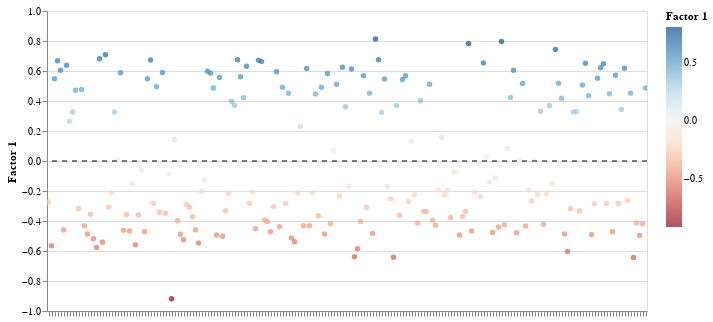

Here is the notebook cell this chart was saved with:
### Markdown cell above
### Factor Values

### Code cell
plot_factor(model, factor=1)

### Figure 1 — Vega specification as saved in the notebook (floating-point values rounded to 4 significant figures; data arrays with more than 128 entries replaced by an {"elided": "..."} marker saying what was removed)
{"$schema": "https://vega.github.io/schema/vega/v5.json", "data": [{"name": "param_21_store"}, {"name": "source_0", "values": {"elided": "200 records"}}, {"name": "source_1", "values": [{"y": 0}]}, {"name": "source_0_color_domain_Factor 1", "values": [{"min": -0.919, "max": 0.813}]}, {"name": "source_0_concat_0_x_domain_id", "values": {"elided": "200 records"}}], "signals": [{"name": "childHeight", "value": 300}, {"name": "unit", "value": {}, "on": [{"events": "pointermove", "update": "isTuple(group()) ? group() : unit"}]}, {"name": "param_21", "update": "{\"Factor 1\": param_21_Factor_1}"}, {"name": "param_21_Factor_1"}], "marks": [{"type": "group", "name": "concat_0_group", "encode": {"update": {"height": {"signal": "childHeight"}, "width": {"signal": "width"}}}, "signals": [{"name": "param_21_id", "on": [{"events": [{"source": "view", "type": "dblclick"}], "update": "null"}, {"events": {"signal": "param_21_translate_delta"}, "update": "panLinear(param_21_translate_anchor.extent_x, -param_21_translate_delta.x / width)"}, {"events": {"signal": "param_21_zoom_delta"}, "update": "zoomLinear(domain(\"concat_0_x\"), param_21_zoom_anchor.x, param_21_zoom_delta)"}]}, {"name": "param_21_Factor_1", "on": [{"events": [{"source": "view", "type": "dblclick"}], "update": "null"}, {"events": {"signal": "param_21_translate_delta"}, "update": "panLinear(param_21_translate_anchor.extent_y, param_21_translate_delta.y / childHeight)"}, {"events": {"signal": "param_21_zoom_delta"}, "update": "zoomLinear(domain(\"concat_0_y\"), param_21_zoom_anchor.y, param_21_zoom_delta)"}], "push": "outer"}, {"name": "param_21_tuple", "on": [{"events": [{"signal": "param_21_id || param_21_Factor_1"}], "update": "param_21_id && param_21_Factor_1 ? {unit: \"view_12\", fields: param_21_tuple_fields, values: [param_21_id,param_21_Factor_1]} : null"}]}, {"name": "param_21_tuple_fields", "value": [{"field": "id", "channel": "x", "type": "E"}, {"field": "Factor 1", "channel": "y", "type": "R"}]}, {"name": "param_21_translate_anchor", "value": {}, "on": [{"events": [{"source": "scope", "type": "pointerdown"}], "update": "{x: x(unit), y: y(unit), extent_x: domain(\"concat_0_x\"), extent_y: domain(\"concat_0_y\")}"}]}, {"name": "param_21_translate_delta", "value": {}, "on": [{"events": [{"source": "window", "between": [{"source": "scope", "type": "pointerdown"}, {"source": "window", "type": "pointerup"}], "type": "pointermove", "consume": true}], "update": "{x: param_21_translate_anchor.x - x(unit), y: param_21_translate_anchor.y - y(unit)}"}]}, {"name": "param_21_zoom_anchor", "on": [{"events": [{"source": "scope", "type": "wheel", "consume": true}], "update": "{x: invert(\"concat_0_x\", x(unit)), y: invert(\"concat_0_y\", y(unit))}"}]}, {"name": "param_21_zoom_delta", "on": [{"events": [{"source": "scope", "consume": true, "type": "wheel"}], "update": "pow(1.001, event.deltaY * pow(16, event.deltaMode))", "force": true}]}, {"name": "param_21_modify", "on": [{"events": {"signal": "param_21_tuple"}, "update": "modify(\"param_21_store\", param_21_tuple, true)"}]}], "marks": [{"type": "symbol", "name": "view_12_marks", "from": {"data": "source_0"}, "encode": {"update": {"tooltip": {"signal": "{\"id\": isValid(datum[\"id\"]) ? datum[\"id\"] : \"\"+datum[\"id\"], \"Factor 1\": format(datum[\"Factor 1\"], \"\")}"}, "x": {"field": "id", "scale": "concat_0_x"}, "fill": {"field": "Factor 1", "scale": "color"}, "opacity": {"value": 0.7}, "y": {"field": "Factor 1", "scale": "concat_0_y"}}}, "clip": true, "style": ["point"], "interactive": true}, {"type": "rule", "name": "concat_0_layer_1_marks", "from": {"data": "source_1"}, "encode": {"update": {"x": {"field": {"signal": null, "datum": null, "group": "width", "parent": null}}, "x2": {"value": 0}, "stroke": {"value": "black"}, "strokeDash": {"value": [5, 5]}, "y": {"field": "y", "scale": "concat_0_y"}}}, "interactive": false, "style": ["rule"], "clip": true}], "axes": [{"scale": "concat_0_y", "zindex": 0, "ticks": false, "orient": "left", "tickCount": {"signal": "ceil(childHeight/40)"}, "labels": false, "domain": false, "aria": false, "gridScale": "concat_0_x", "grid": true, "maxExtent": 0, "minExtent": 0}, {"scale": "concat_0_x", "orient": "bottom", "grid": false, "labelAngle": 270, "labelBaseline": "middle", "zindex": 0, "labelAlign": "right", "labels": false}, {"scale": "concat_0_y", "grid": false, "labelOverlap": true, "tickCount": {"signal": "ceil(childHeight/40)"}, "zindex": 0, "orient": "left", "title": "Factor 1"}], "style": "cell"}], "scales": [{"name": "color", "type": "linear", "domain": [{"signal": "(data(\"source_0_color_domain_Factor 1\")[0] || {}).min"}, {"signal": "(data(\"source_0_color_domain_Factor 1\")[0] || {}).max"}], "range": {"scheme": "redblue"}, "domainMid": 0, "interpolate": "hcl", "zero": false}, {"name": "concat_0_x", "type": "point", "domain": {"data": "source_0_concat_0_x_domain_id", "field": "id", "sort": true}, "range": [0, {"signal": "width"}], "padding": 0.5}, {"name": "concat_0_y", "type": "linear", "domain": {"fields": [{"data": "source_0", "field": "Factor 1"}, {"data": "source_1", "field": "y"}]}, "range": [{"signal": "childHeight"}, 0], "domainRaw": {"signal": "param_21[\"Factor 1\"]"}, "zero": true, "nice": true}], "padding": 5, "background": "white", "legends": [{"fill": "color", "gradientLength": {"signal": "clamp(childHeight, 64, 200)"}, "title": "Factor 1", "encode": {"gradient": {"update": {"opacity": {"value": 0.7}}}}}], "width": 600, "layout": {"padding": 20, "columns": 1, "bounds": "full", "align": "each"}}
